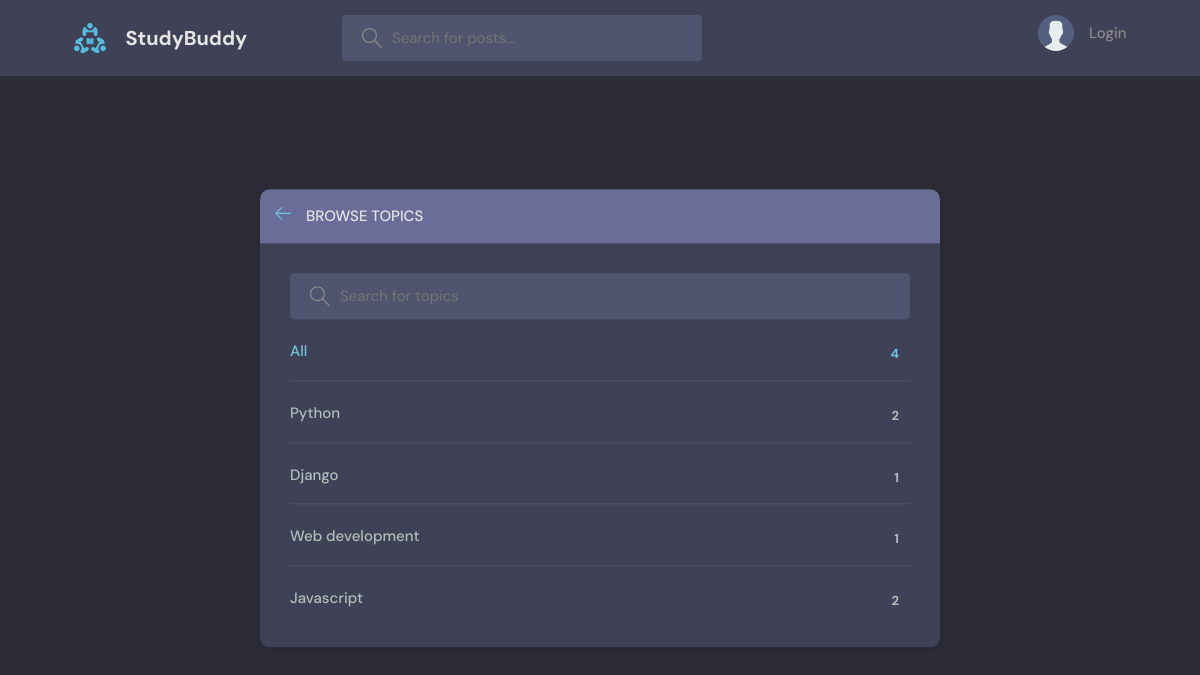
The page /topics/ on the database as committed earlier.
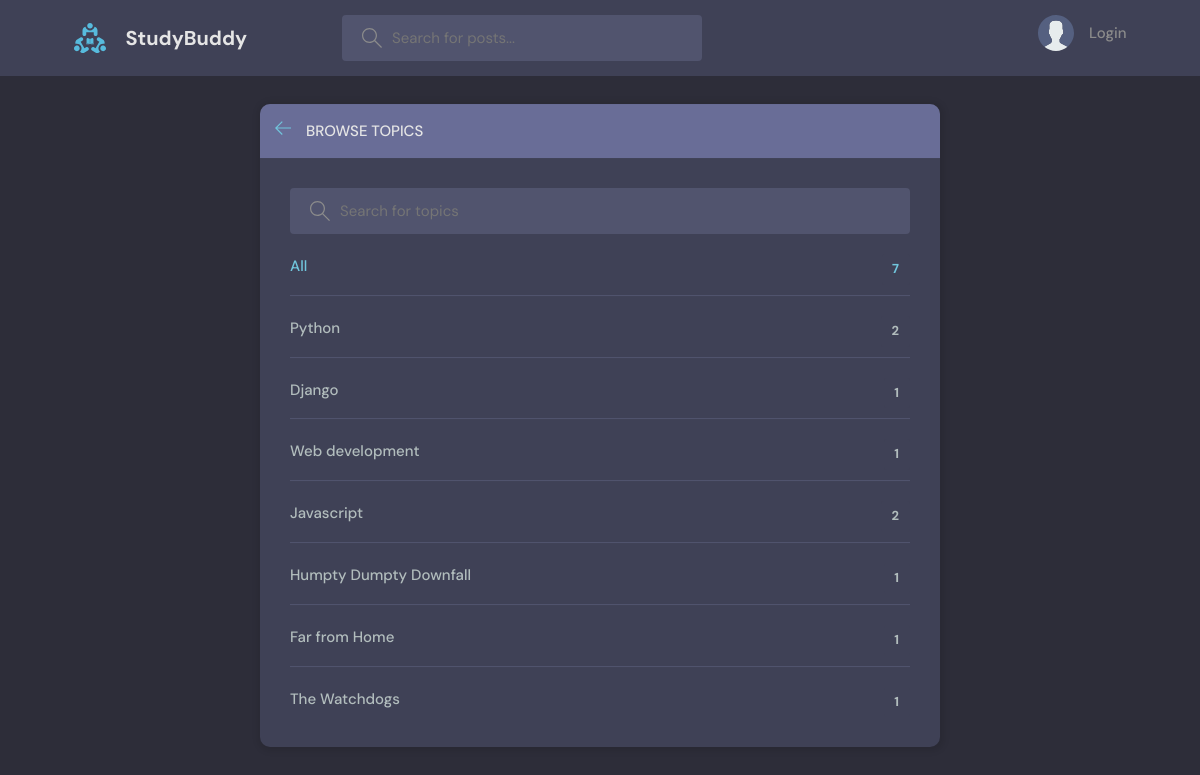
The same page on the database as committed later.
### base/models.py (models this page shows, shortened)
class Topic(models.Model):
    name = models.CharField(max_length=200)

### base/views.py (the view)
# urls.py: path('topics/', views.topicsPage, name="topics"),
def topicsPage(request):
    q = request.GET.get('q') if request.GET.get('q') != None else ''
    topics = Topic.objects.filter(name__icontains=q)
    return render(request, 'base/topics.html', {'topics': topics})

### base/templates/base/topics.html (shortened to what this page needs)
{% extends 'main.html' %}
{% block content %}
    <main class="create-room layout">
      <div class="container">
        <div class="layout__box">
          <div class="layout__boxHeader">
            <div class="layout__boxTitle">
		    <a href="{% url 'home' %}">
                <svg version="1.1" xmlns="http://www.w3.org/2000/svg" width="32" height="32" viewBox="0 0 32 32">
                  <title>arrow-left</title>
                  <path
                    d="M13.723 2.286l-13.723 13.714 13.719 13.714 1.616-1.611-10.96-10.96h27.625v-2.286h-27.625l10.965-10.965-1.616-1.607z"
                  ></path>
                </svg>
              </a>
              <h3>Browse Topics</h3>
            </div>
          </div>
          <div class="topics-page layout__body">
            <form action="" method="GET" class="header__search">
              <label>
                <input name="q" placeholder="Search for topics" />
              </label>
            </form>
            <ul class="topics__list">
              <li>
                    <a href="{% url 'topics' %}" class="active">All <span>{{topics.count}}</span></a>
              </li>
                {% for topic in topics %}
                <li>
                        <a href="{% url 'home'  %}?q={{topic.name}}">{{topic.name}}<span>{{topic.room_set.all.count}}</span></a>
                </li>
                {% endfor %}
            </ul>
          </div>
        </div>
      </div>
    </main>
{% endblock content %}

### templates/main.html (shortened to what this page needs)
<!DOCTYPE html>
{% load static %}
<html lang="en">
<head>
    <link rel="stylesheet" href="{% static 'styles/style.css' %}" />
</head>
<body>
    {% include 'navbar.html' %}
    {% block content %}
    {% endblock %}
</body>
</html>

### templates/navbar.html (shortened to what this page needs)
{% load static %}
<header class="header header--loggedIn">
      <div class="container">
	      <a href="{% url 'home' %}" class="header__logo">
		      <img src="{% static 'images/logo.svg' %}" />
          <h1>StudyBuddy</h1>
        </a>
        <form class="header__search" method="GET" action={% url 'home' %}>
          <label>
            <input type="text" name="q" placeholder="Search for posts..." />
          </label>
        <nav class="header__menu">
{% if user.is_authenticated %}
    <div class="header__user">
        <a href="{% url 'update-user' %}">
            <div class="avatar avatar--medium active">
                <img src="{{ request.user.avatar.url }}" />
            </div>
            <p>{{ request.user.username }} <span>@{{ request.user.username }}</span></p>
        </a>
        <button class="dropdown-button">
            <svg version="1.1" xmlns="http://www.w3.org/2000/svg" width="32" height="32" viewBox="0 0 32 32">
                <title>chevron-down</title>
                <path d="M16 21l-13-13h-3l16 16 16-16h-3l-13 13z"></path>
            </svg>
        </button>
    </div>
{% else %}
    <a href="{% url 'login' %}">
        <img src="{% static 'images/avatar.svg' %}" />
        <p>Login</p>
    </a>
{% endif %}
        </nav>
      </div>
    </header>

### static/styles/style.css (style rules this page uses)
:root { --color-main: #71c6dd; --color-main-light: #e1f6fb; --color-dark: #3f4156; --color-dark-medium: #51546e; --color-dark-light: #696d97; --color-light: #e5e5e5; --color-gray: #8b8b8b; --color-light-gray: #b2bdbd; --color-bg: #2d2d39; --color-success: #5dd693; --color-error: #fc4b0b; }
* { font-family: "DM Sans", -apple-system, BlinkMacSystemFont, "Segoe UI", Roboto, Oxygen, Ubuntu, Cantarell, "Open Sans", "Helvetica Neue", sans-serif; margin: 0; padding: 0; box-sizing: border-box; text-rendering: optimizeLegibility; font-size: inherit; }
html { font-size: 56.25%; }
@media only screen and (min-width: 1200px) { html { font-size: 62.5%; } }
body { line-height: 1.6; font-weight: 400; font-size: 1.5rem; color: var(--color-light-gray); background-color: var(--color-bg); min-height: 100vh; }
img { width: 100%; }
a { display: inline-block; color: var(--color-main); text-decoration: none; }
.container { max-width: 120rem; width: 90%; margin: auto; }
.header { padding: 1.5rem; background-color: var(--color-dark); }
.header > .container { display: flex; gap: 9.5rem; }
.header__logo, .header__user { display: flex; gap: 2rem; align-items: center; }
.header__logo > img { height: 3.2rem; width: 3.2rem; }
.header__logo > h1 { font-weight: 700; font-size: 2rem; color: var(--color-light); }
.header__search > label { background-color: var(--color-dark-medium); padding: 1.3rem 1rem; display: flex; align-items: center; gap: 1rem; border-radius: 4px; }
.header__search svg { fill: var(--color-gray); width: 2rem; height: 2rem; margin-left: 1rem; }
.header__search input { width: 30rem; background: transparent; border: none; outline: none; color: var(--color-light); }
.header__menu { margin-left: auto; position: relative; }
.header__menu a { display: flex; gap: 1.5rem; align-items: center; font-weight: 500; text-decoration: none; color: var(--color-gray); }
.header__menu img { height: 3.6rem; }
.header__menu p { line-height: 1.2; }
.layout { margin-top: 2.4rem; }
.layout > .container { display: flex; justify-content: space-between; align-items: flex-start; }
.layout__box { width: 90%; max-width: 48rem; min-height: 40rem; position: absolute; top: 50%; left: 50%; transform: translate(-50%, -46%); background-color: var(--color-dark); border-radius: 1rem; box-shadow: 1px 1px 6px 3px rgba(0, 0, 0, 0.1); overflow: hidden; }
.layout__boxHeader { display: flex; padding: 1.5rem; background-color: var(--color-dark-light); }
.layout__boxTitle { display: flex; gap: 1.5rem; align-items: center; }
.layout__boxTitle h3 { text-transform: uppercase; font-weight: 500; color: var(--color-light); }
.layout__boxTitle svg { width: 1.6rem; height: 1.6rem; fill: var(--color-main); }
.layout__body { margin: 3rem; }
.topics__list { list-style: none; }
.topics__list li a { display: flex; justify-content: space-between; margin-bottom: 3rem; font-weight: 500; color: var(--color-light-gray); transition: all 0.3s ease-in-out; }
.topics__list li a.active, .topics__list li a:hover { color: var(--color-main); }
.topics__list li a span { padding: 0.5rem 1rem; background-color: var(--color-dark); border-radius: 3px; font-size: 1.3rem; font-weight: 700; letter-spacing: 1px; }
.topics-page .topics__list li:not(:last-child) a { margin: 2rem 0; padding-bottom: 1rem; text-decoration: none; border-bottom: 1px solid var(--color-dark-medium); }
.topics-page .header__search { display: block; }
.create-room.layout .layout__box { max-width: 68rem; }

Rows that differ between the two databases and show on the page:
added Topic: name "Humpty Dumpty Downfall", room_set.all.count "1"
added Topic: name "Far from Home", room_set.all.count "1"
added Topic: name "The Watchdogs", room_set.all.count "1"
Other text that changed with them:
{{ topics.count }}: "4" → "7"
